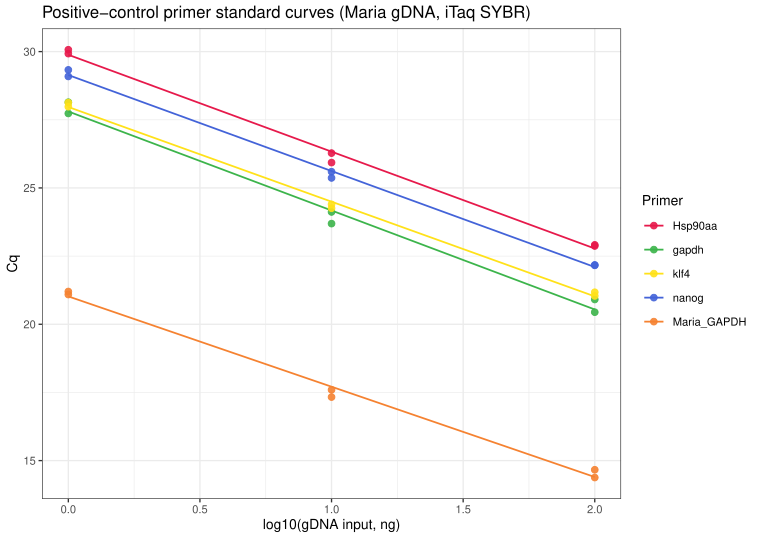

This figure's R source:
## ----libs---------------------------------------------------------------------
library(ggplot2)
library(pals)


## ----config-------------------------------------------------------------------
BASE_DIR <- path.expand("~/Desktop/Domcke Lab/Master Thesis/Results/cell_type_specific_primer_test")
RESULTS_DIR <- file.path(BASE_DIR, "20260716_PC_efficiency")
CSV_PATH <- file.path(RESULTS_DIR, "admin_2026-07-16 14-31-44_782BR21735.csv")

pal <- trubetskoy(5)
names(pal) <- NULL
pal <- c(
  "Hsp90aa" = pal[1],
  "gapdh" = pal[2],
  "klf4" = pal[3],
  "nanog" = pal[4],
  "Maria_GAPDH" = pal[5]
)

dir.create(RESULTS_DIR, recursive = TRUE, showWarnings = FALSE)


## ----read---------------------------------------------------------------------
dat <- read.csv(CSV_PATH, skip = 19, header = TRUE, stringsAsFactors = FALSE)
dat <- dat[, c("Well", "Target", "Content", "Sample", "Cq", "Melt.Temperature")]

dat$Cq <- as.numeric(dat$Cq)                 # "NaN" strings -> NA
dat$Melt.Temperature <- as.numeric(dat$Melt.Temperature)  # "None" strings -> NA
dat$ng <- as.numeric(sub("ng", "", dat$Sample))
dat$log_ng <- log10(dat$ng)
dat


## ----fit----------------------------------------------------------------------
hsp90aa <- dat[dat$Target == "Hsp90aa", ]
gapdh   <- dat[dat$Target == "gapdh", ]
klf4    <- dat[dat$Target == "klf4", ]
nanog   <- dat[dat$Target == "nanog", ]
mgapdh  <- dat[dat$Target == "Maria_GAPDH", ]

fit_hsp90aa <- lm(Cq ~ log_ng, data = hsp90aa)
fit_gapdh   <- lm(Cq ~ log_ng, data = gapdh)
fit_klf4    <- lm(Cq ~ log_ng, data = klf4)
fit_nanog   <- lm(Cq ~ log_ng, data = nanog)
fit_mgapdh  <- lm(Cq ~ log_ng, data = mgapdh)

eff_hsp90aa <- (10^(-1 / coef(fit_hsp90aa)[2]) - 1) * 100
eff_gapdh   <- (10^(-1 / coef(fit_gapdh)[2])   - 1) * 100
eff_klf4    <- (10^(-1 / coef(fit_klf4)[2])    - 1) * 100
eff_nanog   <- (10^(-1 / coef(fit_nanog)[2])   - 1) * 100
eff_mgapdh  <- (10^(-1 / coef(fit_mgapdh)[2])  - 1) * 100

eff_tbl <- data.frame(
  Target = c("Hsp90aa", "gapdh", "klf4", "nanog", "Maria_GAPDH"),
  slope = c(coef(fit_hsp90aa)[2], coef(fit_gapdh)[2], coef(fit_klf4)[2],
            coef(fit_nanog)[2], coef(fit_mgapdh)[2]),
  R2 = c(summary(fit_hsp90aa)$r.squared, summary(fit_gapdh)$r.squared,
         summary(fit_klf4)$r.squared, summary(fit_nanog)$r.squared,
         summary(fit_mgapdh)$r.squared),
  Efficiency = c(eff_hsp90aa, eff_gapdh, eff_klf4, eff_nanog, eff_mgapdh),
  MeltTm = c(mean(hsp90aa$Melt.Temperature, na.rm = TRUE),
             mean(gapdh$Melt.Temperature, na.rm = TRUE),
             mean(klf4$Melt.Temperature, na.rm = TRUE),
             mean(nanog$Melt.Temperature, na.rm = TRUE),
             mean(mgapdh$Melt.Temperature, na.rm = TRUE))
)
rownames(eff_tbl) <- NULL
eff_tbl


## ----plot, fig.cap="Cq vs log10 gDNA input for the four candidate positive-control primers, with Maria_GAPDH as reference."----
plot_df <- dat[!is.na(dat$Cq), ]
plot_df$Target <- factor(plot_df$Target,
  levels = c("Hsp90aa", "gapdh", "klf4", "nanog", "Maria_GAPDH"))

p_std <- ggplot(plot_df, aes(x = log_ng, y = Cq, colour = Target)) +
  geom_smooth(method = "lm", se = FALSE, linewidth = 0.6) +
  geom_point(size = 2, alpha = 0.9) +
  scale_colour_manual(values = pal, name = "Primer") +
  labs(x = "log10(gDNA input, ng)", y = "Cq",
       title = "Positive-control primer standard curves (Maria gDNA, iTaq SYBR)") +
  theme_bw(base_size = 10)
p_std

ggsave(file.path(RESULTS_DIR, "standard_curves_20260716.png"), p_std, width = 7.6, height = 5.4, dpi = 150)
ggsave(file.path(RESULTS_DIR, "standard_curves_20260716.pdf"), p_std, width = 7.6, height = 5.4)
